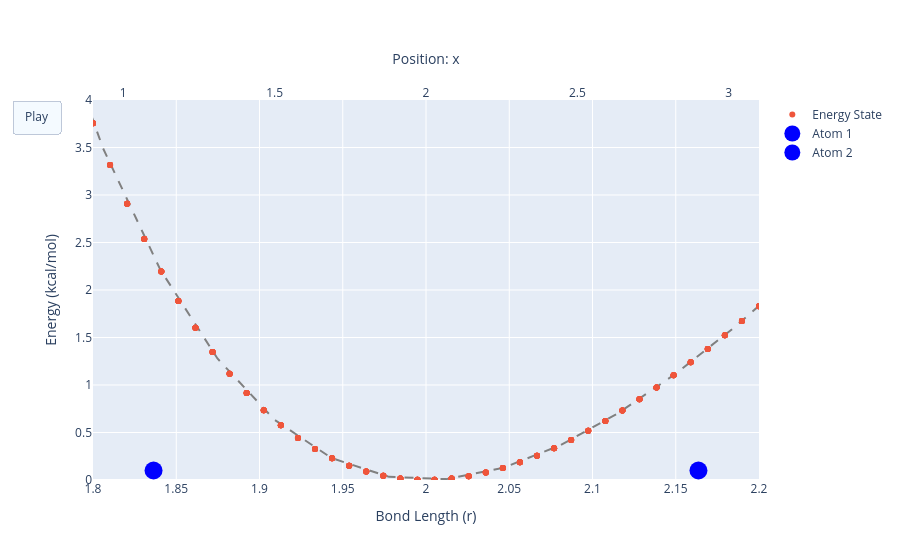

Notebook source saved alongside this figure:
### Markdown cell above
<span style="color: red;">**What if we focus on the minium?**</span><br>

### Code cell
fig = go.Figure(
    data=[
        go.Scatter(x=distances, y=v_curve, mode='lines', line=dict(color='gray', dash='dash'), showlegend=False),
        go.Scatter(x=samples_distances, y=sampled_energies, mode='markers', name='Energy State'),
        go.Scatter(x=atom_a_x, y=[0.1], mode='markers', marker=dict(size=18, color='blue'), xaxis='x2', name='Atom 1'),
        go.Scatter(x=atom_b_x, y=[0.1], mode='markers', marker=dict(size=18, color='blue'), xaxis='x2', name='Atom 2')
    ],
    frames=[go.Frame(data=[
        go.Scatter(),
        go.Scatter(x=[samples_distances[i]], y=[sampled_energies[i]]),
        go.Scatter(x=[atom_a_x[i]]),
        go.Scatter(x=[atom_b_x[i]])
    ]) for i, _ in enumerate(samples_distances)]
)

fig.update_layout(
    xaxis=dict(title="Bond Length (r)", range=[1.8, 2.2]),
    xaxis2=dict(title="Position: x", range=[0.9, 3.1], side='top', overlaying='x', showgrid=False),
    yaxis=dict(title="Energy (kcal/mol)", range=[0.0, 4.0]),
    updatemenus=[dict(type="buttons", buttons=[dict(label="Play", method="animate", args=[None, dict(frame=dict(duration=25, redraw=False))])])]
)

fig.show()

### Figure 1 — Plotly figure (JSON) as saved in the notebook; plotly's stock layout.template omitted (floating-point values rounded to 4 significant figures; data arrays with more than 128 entries replaced by an {"elided": "..."} marker saying what was removed)
{"data": [{"line": {"color": "gray", "dash": "dash"}, "mode": "lines", "showlegend": false, "type": "scatter", "x": [1.6, 1.634, 1.669, 1.703, 1.737, 1.772, 1.806, 1.84, 1.875, 1.909, 1.943, 1.978, 2.012, 2.046, 2.081, 2.115, 2.149, 2.184, 2.218, 2.253, 2.287, 2.321, 2.356, 2.39, 2.424, 2.459, 2.493, 2.527, 2.562, 2.596, 2.63, 2.665, 2.699, 2.733, 2.768, 2.802, 2.836, 2.871, 2.905, 2.939, 2.974, 3.008, 3.042, 3.077, 3.111, 3.145, 3.18, 3.214, 3.248, 3.283, 3.317, 3.352, 3.386, 3.42, 3.455, 3.489, 3.523, 3.558, 3.592, 3.626, 3.661, 3.695, 3.729, 3.764, 3.798, 3.832, 3.867, 3.901, 3.935, 3.97, 4.004, 4.038, 4.073, 4.107, 4.141, 4.176, 4.21, 4.244, 4.279, 4.313, 4.347, 4.382, 4.416, 4.451, 4.485, 4.519, 4.554, 4.588, 4.622, 4.657, 4.691, 4.725, 4.76, 4.794, 4.828, 4.863, 4.897, 4.931, 4.966, 5.0], "y": [22.24, 17.35, 13.3, 9.988, 7.305, 5.165, 3.491, 2.215, 1.279, 0.6322, 0.2298, 0.03331, 0.009316, 0.1288, 0.3665, 0.7009, 1.113, 1.587, 2.11, 2.668, 3.253, 3.856, 4.469, 5.087, 5.704, 6.316, 6.92, 7.513, 8.093, 8.657, 9.205, 9.736, 10.25, 10.74, 11.22, 11.67, 12.11, 12.53, 12.92, 13.31, 13.67, 14.01, 14.34, 14.66, 14.95, 15.23, 15.5, 15.76, 16.0, 16.22, 16.44, 16.64, 16.83, 17.02, 17.19, 17.35, 17.5, 17.65, 17.79, 17.92, 18.04, 18.15, 18.26, 18.36, 18.46, 18.55, 18.63, 18.72, 18.79, 18.86, 18.93, 18.99, 19.05, 19.11, 19.16, 19.21, 19.26, 19.3, 19.34, 19.38, 19.42, 19.45, 19.49, 19.52, 19.55, 19.57, 19.6, 19.62, 19.64, 19.67, 19.69, 19.7, 19.72, 19.74, 19.75, 19.77, 19.78, 19.8, 19.81, 19.82]}, {"mode": "markers", "name": "Energy State", "type": "scatter", "x": {"elided": "320 float values"}, "y": {"elided": "320 float values"}}, {"marker": {"color": "blue", "size": 18}, "mode": "markers", "name": "Atom 1", "type": "scatter", "x": {"elided": "320 float values"}, "xaxis": "x2", "y": [0.1]}, {"marker": {"color": "blue", "size": 18}, "mode": "markers", "name": "Atom 2", "type": "scatter", "x": {"elided": "320 float values"}, "xaxis": "x2", "y": [0.1]}], "layout": {"updatemenus": [{"buttons": [{"args": [null, {"frame": {"duration": 25, "redraw": false}}], "label": "Play", "method": "animate"}], "type": "buttons"}], "xaxis": {"range": [1.8, 2.2], "title": {"text": "Bond Length (r)"}}, "xaxis2": {"overlaying": "x", "range": [0.9, 3.1], "showgrid": false, "side": "top", "title": {"text": "Position: x"}}, "yaxis": {"range": [0, 4], "title": {"text": "Energy (kcal/mol)"}}}}
